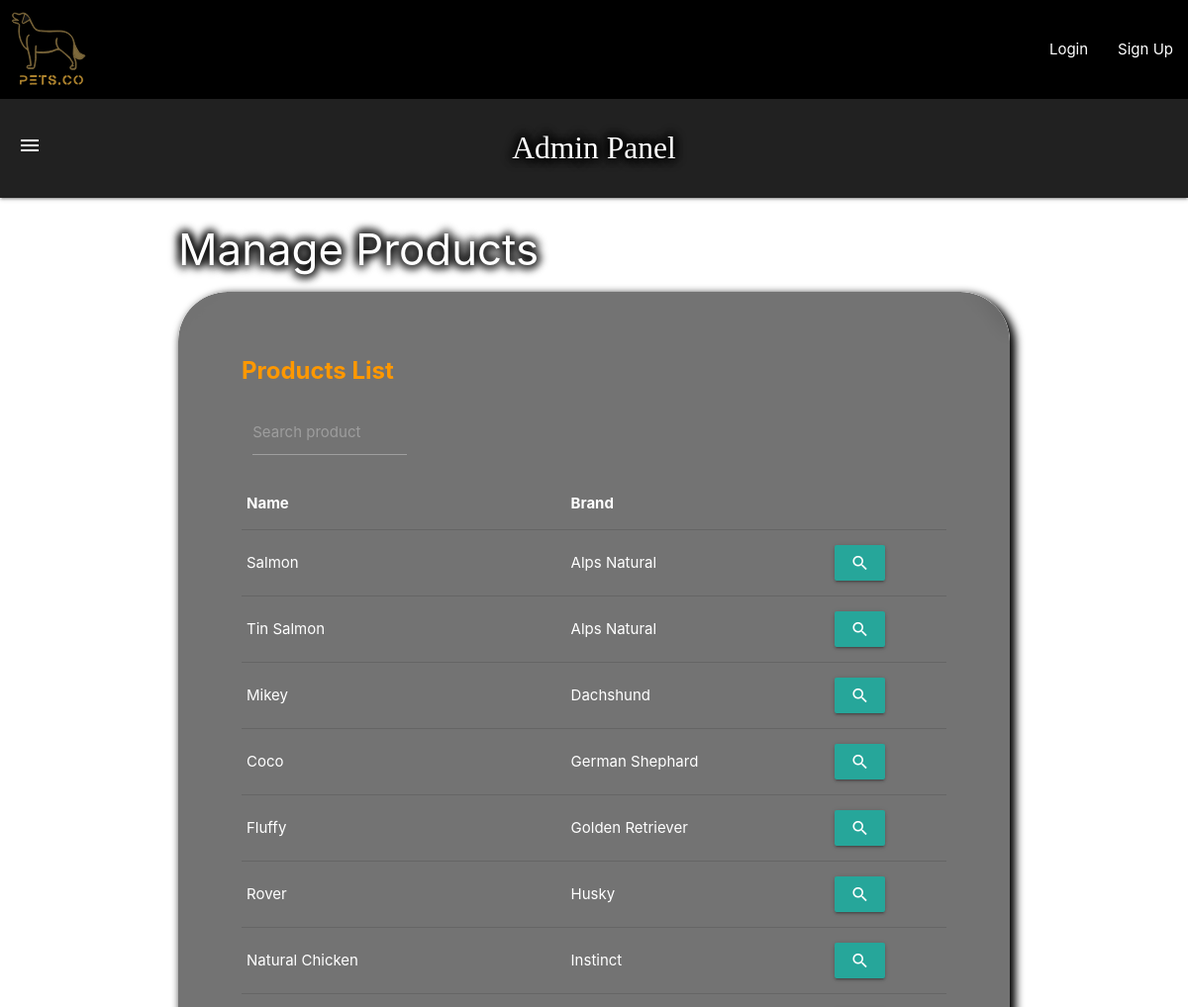
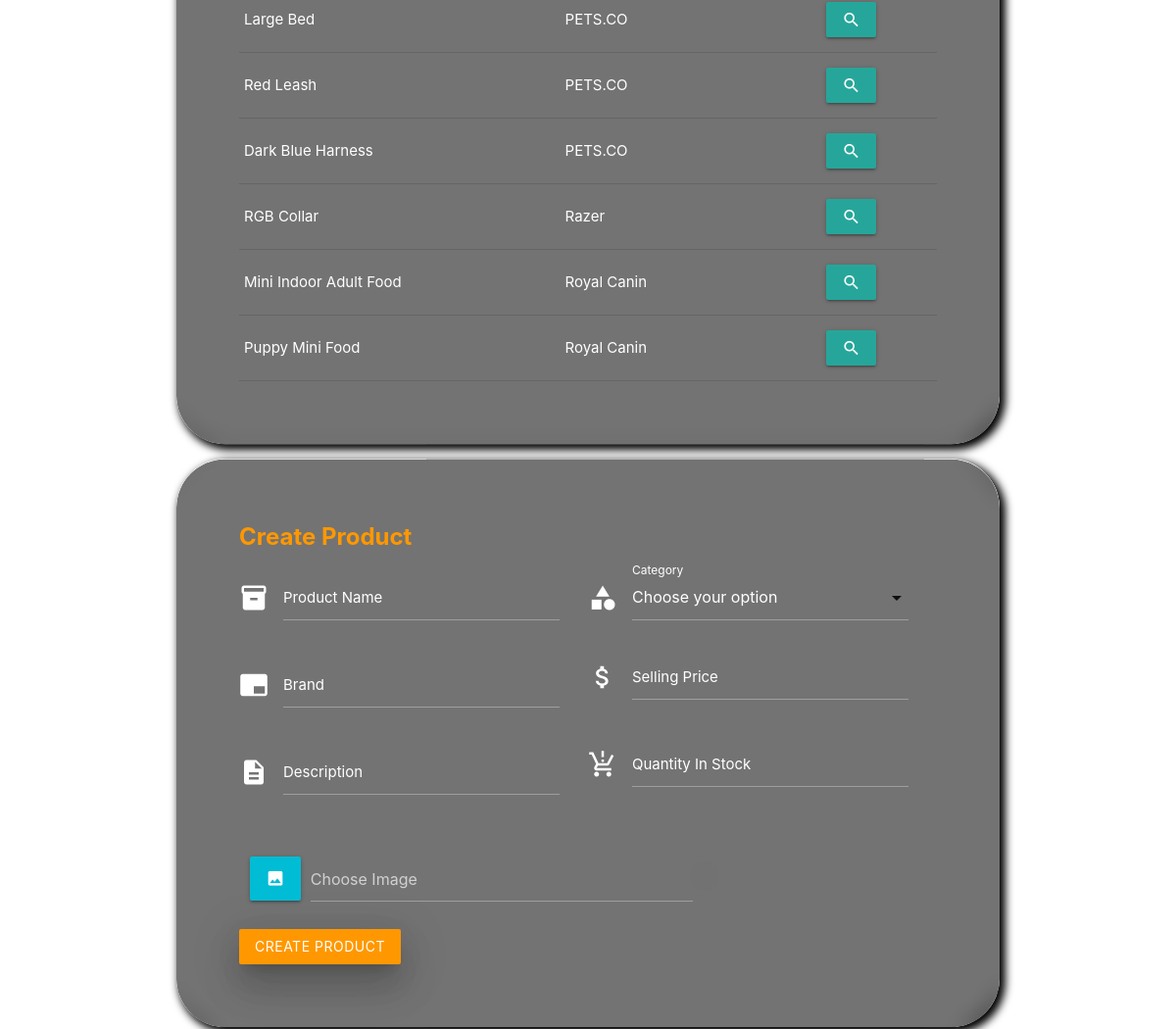
Page /admin_manage_products.php (upper part) on the earlier database version (2 pictures, top to bottom).
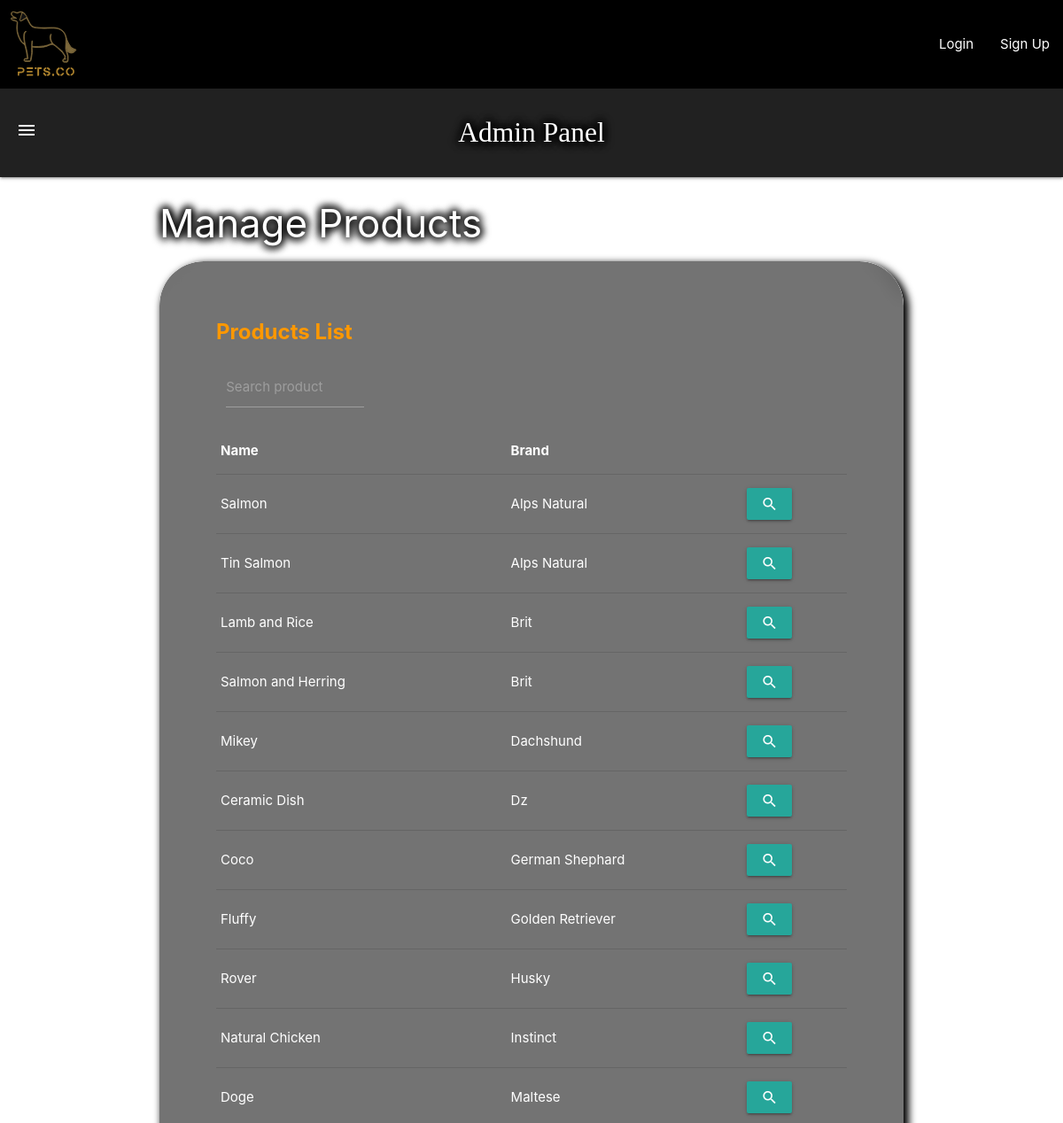
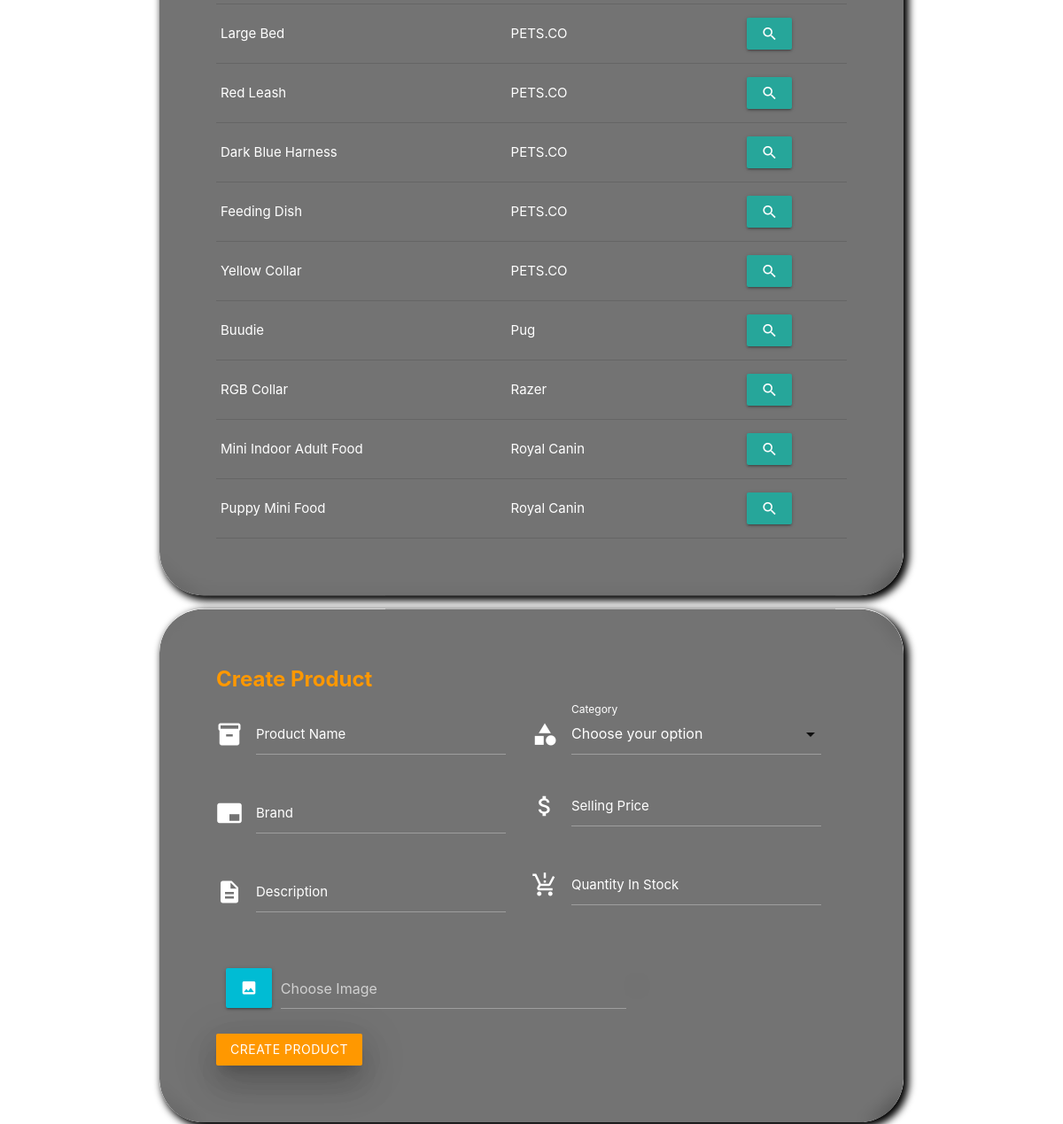
Same page on the later database version (2 pictures, top to bottom).
### tables this page shows
CREATE TABLE `items` (
  `ItemID` int(11) NOT NULL,
  `Name` varchar(64) NOT NULL,
  `Brand` varchar(64) NOT NULL,
  `Description` varchar(512) NOT NULL,
  `Category` int(11) NOT NULL,
  `SellingPrice` float NOT NULL,
  `QuantityInStock` int(11) NOT NULL,
  `Image` varchar(512) NOT NULL
);

### admin_manage_products.php (the view, shortened to what this page needs)
<!DOCTYPE html>
<html lang="en">
</head>
<?php
  require_once "header.php";
  require_once "admin_nav_bar.php";
  include "includes/utils/dbhandler.php";
?>
<div class="container">
  <h3 class="page-title">Manage Products</h3>
  <div class="rounded-card-parent">
    <div class="card rounded-card">
      <div class="card-content black-text">
        <span class="card-title orange-text bold">Products List</span>
        <form action="admin_manage_products.php" method="POST">
          <div class="row" style="margin: 0px;">
          <div class="input-field col s3" style = "color:azure">
              <input name="search_product" type="text" class="validate white-text" maxlength="20">
              <label for="search_product">Search product</label>
            </div>
          </div>
        </form>
        <form action="admin_manage_products.php" method="GET">
          <table class="responsive-table">
            <thead class="text-primary">
              <tr><th>Name</th><th>Brand</th><th></th></tr>
            </thead>
            <tbody>
              <?php
                if (!isset($searchProduct) || EmptyInputSelectProduct($searchProduct))
                {
                  $sql = "SELECT ItemID, Name, Brand FROM Items ORDER BY Brand LIMIT 20";
                  $result = $conn->query($sql) or die ($conn->error);
                  while ($row = mysqli_fetch_assoc($result))
                  {
                    $itemID = $row["ItemID"];
                    $name = $row["Name"];
                    $brand = $row["Brand"];
                    echo(
                      "<tr>
                        <td class='white-text'>$name</td>
                        <td class='white-text'>$brand</td>
                        <td>
                          <button name='inspect_product' value='$itemID' class='btn'>
                            <i class='material-icons'>search</i>
                          </button>
                        </td>
                      </tr>"
                    );
                  }
                }
                ?>
            </tbody>
          </table>
        </form>
      </div>
    </div>
  </div>
  <div class="rounded-card-parent">
    <div class="card rounded-card">
      <div class="card-content">
        <span class="card-title orange-text bold">Create Product</span>
        <form action="admin_manage_products.php" method="POST">
          <div class="row">
            <div class="col s6" style="padding-right: 40px;">
              <div class="row">
                <div class="input-field white-text">
                  <i class="material-icons prefix">inventory_2</i>
                  <input name="name" type="text" class="validate white-text" maxlength="30">
                  <label for="name" class="white-text">Product Name</label>
                </div>
              </div>
              <div class="row">
                <div class="input-field white-text">
                  <i class="material-icons prefix">branding_watermark</i>
                  <input name="brand" type="text" class="validate white-text" maxlength="20">
                  <label for="brand" class="white-text">Brand</label>
                </div>
              </div>
              <div class="row">
                <div class="input-field white-text">
                  <i class="material-icons prefix">description</i>
                  <input name="description" type="text" class="validate white-text" minlength="5" maxlength="100">
                  <label for="description" class="white-text">Description</label>
                </div>
              </div>
            </div>
            <div class="col s6" style="padding-right: 40px;">
              <div class="row">
                <div class="input-field white-text">
                  <i class="material-icons prefix white-text">category</i>
                  <label class="white-text">Category</label>
                </div>
              </div>
              <div class="row">
                <div class="input-field white-text">
                  <i class="material-icons prefix">attach_money</i>
                  <input name="sellingprice" type="number" step=".01" class="validate white-text" maxlength="30">
                  <label for="sellingprice" class="white-text">Selling Price</label>
                </div>
              </div>
              <div class="row">
                <div class="input-field white-text">
                  <i class="material-icons prefix white-text">production_quantity_limits</i>
                  <input name="quantityinstock" type="number" class="validate white-text" maxlength="30">
                  <label for="quantityinstock" class="white-text">Quantity In Stock</label>
                </div>
              </div>
            </div>
          </div>
          <div class="row">
            <div class="file-field col s8">
              <a class="waves-effect waves-light btn cyan">
                <i class="material-icons prefix">image</i>
              </a>
              <div class="file-path-wrapper">
                <input name="image" class="file-path validate white-text" type="text"
                  placeholder="Choose Image" onchange="update_image(this)">
              </div>
            </div>
          </div>
          <input class="btn orange btn-block z-depth-5" type="submit" name="submit_product" value="Create Product">
        </form>
      </div>
    </div>
  </div>
</div>
<?php include "footer.php"; ?>

### header.php (shortened to what this page needs)
<head>
  <link rel="stylesheet" href="./static/css/base.css">
</head>
<?php
  include_once "includes/data/member.data.php";
  include_once "includes/utils/common_util.php";
?>
<body>
  <nav style="height: 100px";>
    <div class="nav-wrapper black">
      <a href="index.php"><img src = "logo.svg" alt="logo" id="logo" class="brand-logo" height="100"/></a>
      <ul class="right hide-on-med-and-down">
        <?php
          if (isset($_SESSION["Member"]))
          { ?>
            <li class="grey darken-4"
            style="height: 60px; width: 400px; border-radius: 20px; margin-top: 20px;
            box-shadow: 0px 0px 10px cyan; margin-right: 20px;">
              <form action="search_catalogue.php">
                <div class="white-text row" style="padding-right: 40px; padding-left: 20px;">
                  <i class="material-icons col s2">search</i>
                  <input type="text" name="search_name" placeholder="Search"
                    class="white-text col s10 autocomplete-content"
                    value="<?php if (isset($_GET["search_name"])) echo($_GET["search_name"]); ?>">
                </div>
              </form>
            </li>
          <?php if ($privilegeLevel == 1)
              echo("<li><a class='admin admin_manage_users admin_view_orders' href='admin.php'>Admin Panel</a></li>");
            echo(
              "<li>
                <a class='cart' href='cart.php?member_id=$memberID'>
                  Cart<span class='new badge unglow' id='cart_badge'>$orderItemCount</span></a>
              </li>
              <li><a class='manage_profile' href='manage_profile.php?email=$email'>Manage Profile</a></li>
              <li><a href='includes/logout.inc.php'>Logout</a></li>
            ");
          } else
          {
            echo(
              "<li><a class='login' href='login.php'>Login</a></li>
              <li><a class='signup' href='signup.php'>Sign Up</a></li>
            ");
          }
          ?>
      </ul>
    </div>
  </nav>
  <div class="content">

### admin_nav_bar.php
<nav class="grey darken-4">
  <div class="nav wrapper">
    <a href="admin.php" class="brand-logo center page-title" style="font-family: LoveloBold;">Admin Panel</a>
    <a href="" data-target="slide-out" class="sidenav-trigger show-on-large" style="margin-top: 15px" data-activates="slide-out"><i class="material-icons">menu</i></a>
  </div>
</nav>

### footer.php (shortened to what this page needs)
  </div>
</body>

### static/css/base.css (style rules this page uses)
html { height: 100%; background-repeat: no-repeat; }
body { height: 100%; animation-name: backgroundColorPalette; background-blend-mode: luminosity; animation-duration: 5s; animation-iteration-count: infinite; animation-direction: alternate; animation-timing-function: linear; }
body::before { background: url('admin_background.jpg'); background-repeat: no-repeat; background-size: cover; background-attachment: fixed; filter: grayscale(); }
nav { height: 100px; line-height: 100px; }
thead { border-bottom: 1.5px solid cyan; }
.page-title { color: white; text-shadow: black 4px 0px 8px, black -4px 0px 8px, black 0px 4px 8px, black 0px -4px 8px; }
.content { min-height: 100%; }

### static/css/cards.css (style rules this page uses)
.rounded-card-parent { box-shadow: black 4px 4px 8px 2px; border-radius: 50px; transition: 0.3s cubic-bezier(0.8, 0, 0.2, 1); }
.rounded-card { color: white; padding: 40px; clip-path: inset(0px 0px round 50px 50px); background-color: rgba(56, 56, 56, 0.7); backdrop-filter: blur(10px); transition: 0.3s cubic-bezier(0.8, 0, 0.2, 1); }

### static/css/glow.css (style rules this page uses)
.unused-image { opacity: 70%; }

Differences in the rows shown:
added items: Name "Lamb and Rice", Brand "Brit", $itemID 18 (drawn)
added items: Name "Salmon and Herring", Brand "Brit", $itemID 19 (drawn)
added items: Name "Ceramic Dish", Brand "Dz", $itemID 15 (drawn)
added items: Name "Doge", Brand "Maltese", $itemID 20 (drawn)
added items: Name "Feeding Dish", Brand "PETS.CO", $itemID 16 (drawn)
added items: Name "Yellow Collar", Brand "PETS.CO", $itemID 17 (drawn)
added items: Name "Buudie", Brand "Pug", $itemID 21 (drawn)
